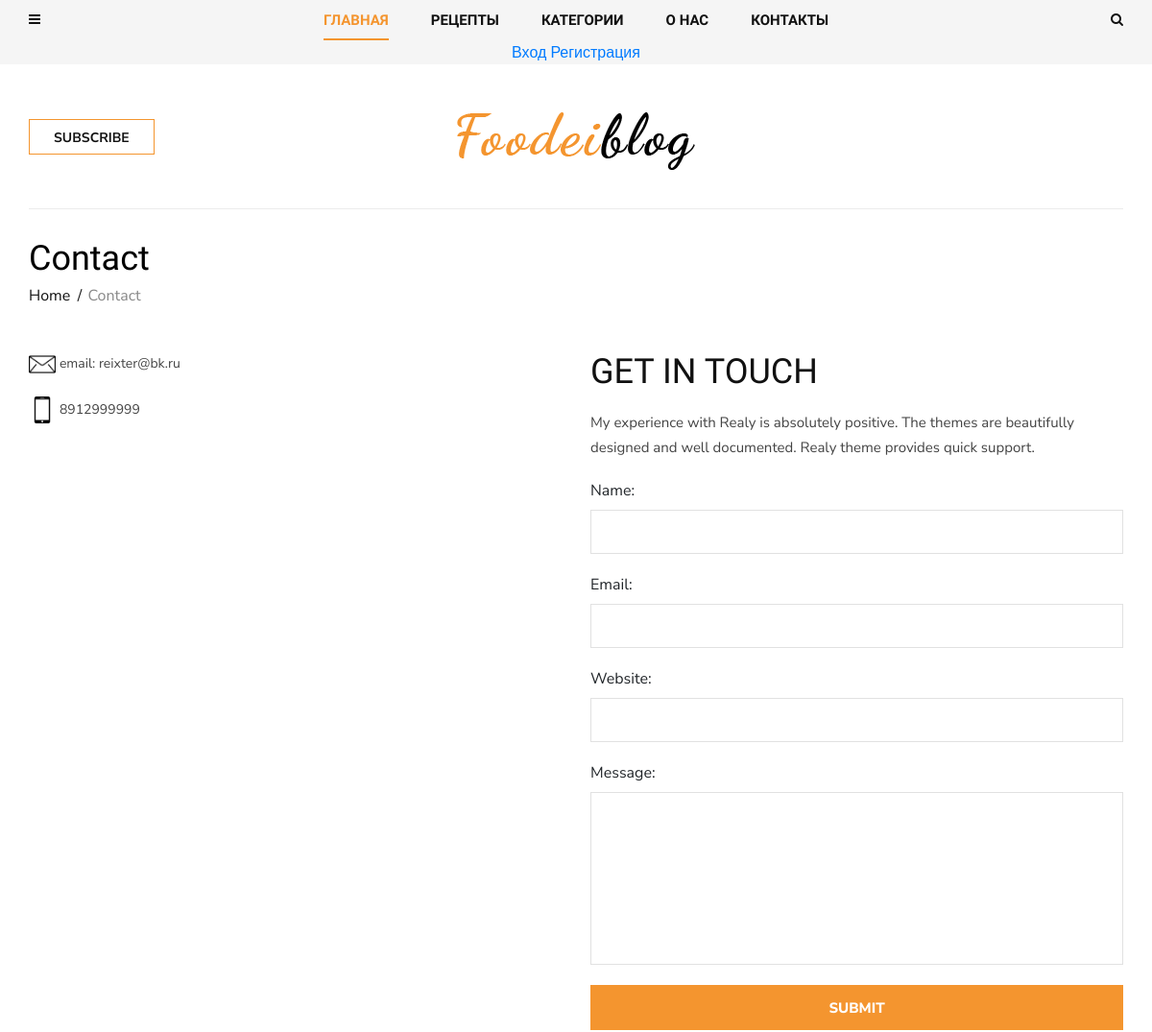
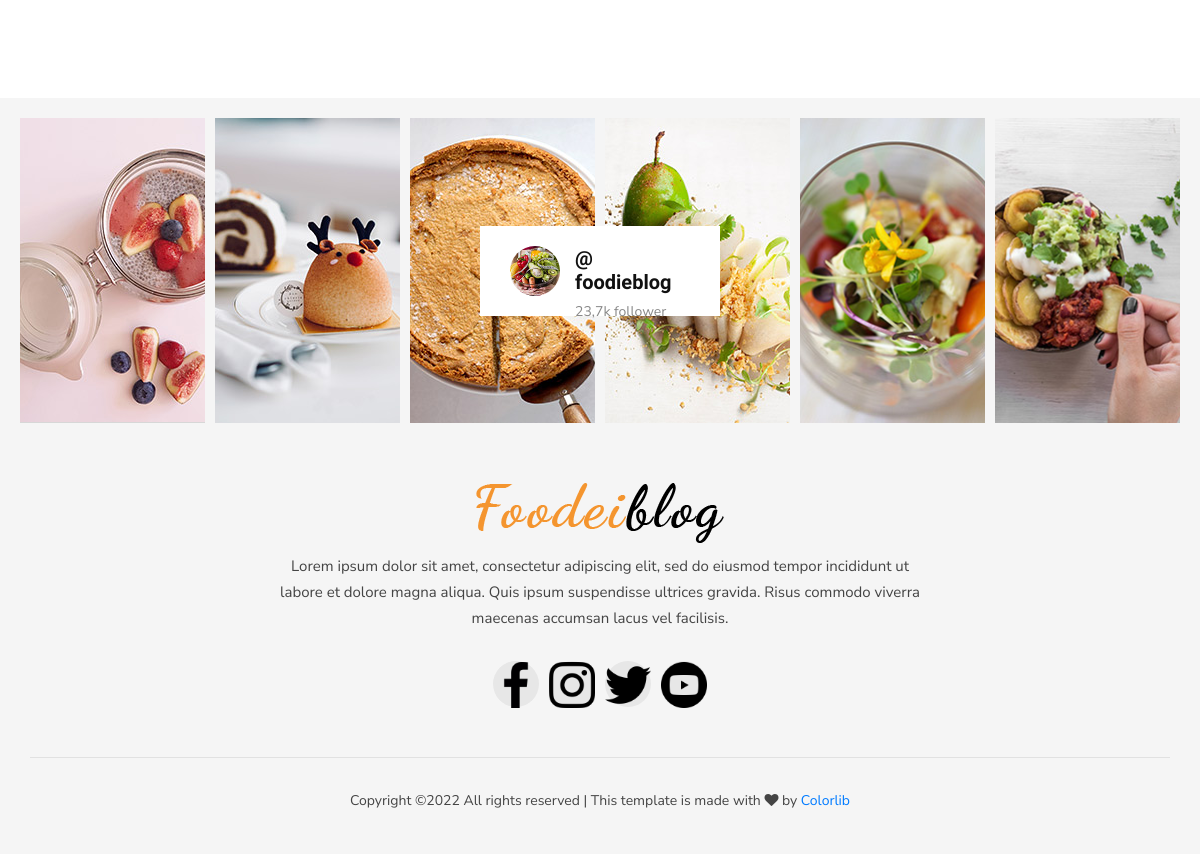
Page /contact/ on the committed database (2 pictures, top to bottom).
### contact/models.py (models this page shows, shortened)
class ContactLink(models.Model):
    icon = models.FileField(upload_to='icons/')
    name = models.CharField(max_length=200)

class Social(models.Model):
    icon = models.FileField(upload_to='icons/')
    name = models.CharField(max_length=200)
    link = models.URLField()

### contact/views.py (the view)
# urls.py: path('contact/', views.ContactView.as_view(), name='contact'),
class ContactView(View):
    def get(self, request):
        contacts = ContactLink.objects.all()
        form = ContactForm()
        return render(request, 'contact/contact.html', {'contacts': contacts, 'form': form})

### contact/forms.py
class ContactForm(forms.ModelForm):
    class Meta:
        model = ContactModel
        fields = '__all__'

### blog/models.py (called while the page is built)
    def get_absolute_url(self):
        return reverse('post_single', kwargs={'slug': self.category.slug, 'post_slug': self.slug})

### blog/templatetags/menu_tags.py (called while the page is built)
def get_all_categories():
    return Category.objects.all()

@register.simple_tag()
def get_list_categories():
    return get_all_categories()

@register.inclusion_tag('blog/include/tags/top_menu.html')
def get_categories():
    category = get_list_categories()
    return {'list_category': category}

@register.inclusion_tag('blog/include/tags/recipe_tag.html')
def get_last_posts():
    posts = Post.objects.select_related('category').order_by('-id')[:5]
    return {'list_last_post': posts}

### contact/models.py (called while the page is built)
    def get_first_image(self):
        item = self.about_images.first()
        return item.image.url

### contact/templatetags/social_tags.py (called while the page is built)
@register.simple_tag()
def get_social_links():
    return Social.objects.all()

@register.simple_tag()
def get_about():
    return About.objects.last()

### templates/contact/contact.html (shortened to what this page needs)
{% extends 'base.html' %}
{% block content %}
    <section class="contact spad">
        <div class="container">
            <div class="contact__text">
                <div class="row">
                    <div class="col-lg-12">
                        <div class="breadcrumb__text">
                            <h2>Contact</h2>
                            <div class="breadcrumb__option">
                                <a href="#">Home</a>
                                <span>Contact</span>
                            </div>
                        </div>
                    </div>
                </div>
                <div class="row">
                    <div class="col-lg-6 col-md-6">
                        <div class="contact__widget">
                            <ul>
                                {% for contact in contacts %}
                                <li>
                                    <img class="contact_icon" src="{{ contact.icon.url }}">
                                    <span>{{ contact.name }}</span>
                                </li>
                                {% endfor %}
                            </ul>
                        </div>
                    </div>
                    <div class="col-lg-6 col-md-6">
                        <div class="contact__form">
                            <div class="contact__form__title">
                                <h2>gET IN TOUCH</h2>
                                <p>My experience with Realy is absolutely positive. The themes are beautifully designed
                                    and well documented. Realy theme provides quick support.</p>
                            </div>
                            <form action="{% url 'feedback' %}" method="post">
                                {{ form }}
                                <button type="submit" class="site-btn">Submit</button>
                            </form>
                        </div>
                    </div>
                </div>
            </div>
        </div>
    </section>
{% endblock %}

### templates/base.html (shortened to what this page needs)
<!DOCTYPE html>
<html lang="ru">
{% load static %}
<head>
    <link rel="stylesheet" href="{% static 'css/bootstrap.min.css' %}" type="text/css">
    <link rel="stylesheet" href="{% static 'css/font-awesome.min.css' %}" type="text/css">
    <link rel="stylesheet" href="{% static 'css/elegant-icons.css' %}" type="text/css">
    <link rel="stylesheet" href="{% static 'css/owl.carousel.min.css' %}" type="text/css">
    <link rel="stylesheet" href="{% static 'css/slicknav.min.css' %}" type="text/css">
    <link rel="stylesheet" href="{% static 'css/style.css' %}" type="text/css">
</head>
<body>
    {% include 'header.html' %}
    {% block content %}
    {% endblock content %}
    {% include 'footer.html' %}
</body>
</html>

### templates/blog/include/left_nav.html (shortened to what this page needs)
{% load menu_tags social_tags cache %}

### templates/blog/include/tags/top_menu.html (shortened to what this page needs)
{% load mptt_tags %}
<li class="dropdown">
  <a href="#">Категории</a>
</li>

### templates/header.html
{% load social_tags cache %}
<header class="header">
        <div class="header__top">
            <div class="container">
                <div class="row">
                    <div class="col-lg-2 col-md-1 col-6 order-md-1 order-1">
                        <div class="header__humberger">
                            <i class="fa fa-bars humberger__open"></i>
                        </div>
                    </div>
                    <div class="col-lg-8 col-md-10 order-md-2 order-3">
                        {% include 'blog/include/top_nav.html' %}
                    </div>
                    <div class="col-lg-2 col-md-1 col-6 order-md-3 order-2">
                        <div class="header__search">
                            <i class="fa fa-search search-switch"></i>
                        </div>
                    </div>
                </div>
            </div>
        </div>
        <div class="container">
            <div class="row">
                <div class="col-lg-3 col-md-3">
                    <div class="header__btn">
                        <a href="./signin.html" class="primary-btn">Subscribe</a>
                    </div>
                </div>
                <div class="col-lg-6 col-md-6">
                    <div class="header__logo">
                        <a href="./index.html"><img src="img/logo.png" alt=""></a>
                    </div>
                </div>
            </div>
        </div>
    </header>

### templates/blog/include/top_nav.html
{% load menu_tags %}
<nav class="header__menu">
    <ul>
        <li class="active"><a href="{% url 'home' %}">Главная</a></li>
        {% get_last_posts %}
        {% get_categories %}
        <li><a href="{% url 'about' %}">О нас</a></li>
        <li><a href="{% url 'contact' %}">Контакты</a></li>
    </ul>
    {% if request.user.is_authenticated %}
        <h2>{{ user.username }} | <a href="{% url 'logout' %}">Выйти</a></h2>
    {% else %}
        <a class="redlink" href="{% url 'login' %}">Вход</a>
        <a class="redlink" href="{% url 'register' %}">Регистрация</a>
    {% endif %}
</nav>

### templates/blog/include/tags/recipe_tag.html (shortened to what this page needs)
{% load menu_tags %}
<li>
    <a href="#">Рецепты</a>
</li>

### templates/footer.html (shortened to what this page needs)
{% load static %}
{% load social_tags cache %}
<footer class="footer">
        <div class="container-fluid">
            <div class="footer__instagram">
                <div class="footer__instagram__avatar">
                    <div class="footer__instagram__avatar--pic">
                        <img src="{% static 'img/footer/instagram-avatar.jpg' %}" alt="">
                    </div>
                    <div class="footer__instagram__avatar--text">
                        <h5>@ foodieblog</h5>
                        <span>23,7k follower</span>
                    </div>
                </div>
                <div class="row">
                    <div class="col-lg-2 col-md-2 col-sm-4 col-6">
                        <div class="footer__instagram__item set-bg" data-setbg="{% static 'img/footer/ip-1.jpg' %}"></div>
                    </div>
                    <div class="col-lg-2 col-md-2 col-sm-4 col-6">
                        <div class="footer__instagram__item set-bg" data-setbg="{% static 'img/footer/ip-2.jpg' %}"></div>
                    </div>
                    <div class="col-lg-2 col-md-2 col-sm-4 col-6">
                    </div>
                    <div class="col-lg-2 col-md-2 col-sm-4 col-6">
                    </div>
                    <div class="col-lg-2 col-md-2 col-sm-4 col-6">
                        <div class="footer__instagram__item set-bg" data-setbg="{% static 'img/footer/ip-5.jpg' %}"></div>
                    </div>
                    <div class="col-lg-2 col-md-2 col-sm-4 col-6">
                        <div class="footer__instagram__item set-bg" data-setbg="{% static 'img/footer/ip-6.jpg' %}"></div>
                    </div>
                </div>
            </div>
        </div>
        <div class="container">
            <div class="row">
                <div class="col-lg-12">
                    <div class="footer__text">
                        <div class="footer__logo">
                            <a href="#"><img src="{% static 'img/logo.png' %}" alt=""></a>
                        </div>
                        <p>Lorem ipsum dolor sit amet, consectetur adipiscing elit, sed do eiusmod tempor incididunt
                            ut<br /> labore et dolore magna aliqua. Quis ipsum suspendisse ultrices gravida. Risus
                            commodo viverra<br /> maecenas accumsan lacus vel facilisis. </p>
                        <div class="footer__social">
                            {% get_social_links as social_links %}
                                {% for item in social_links %}
                                    <a href="{{ item.link }}"><img class="fa fa-facebook" src="{{ item.icon.url }}"></a>
                                {% endfor %}
                        </div>
                    </div>
                    <div class="footer__copyright">
                        <p>
  Copyright &copy;<script>document.write(new Date().getFullYear());</script> All rights reserved | This template is made with <i class="fa fa-heart" aria-hidden="true"></i> by <a href="https://colorlib.com" target="_blank">Colorlib</a>
  </p>
                    </div>
                </div>
            </div>
        </div>
    </footer>

### rows in the picture
ContactLink: icon (picture), name "email: reixter@bk.ru"
ContactLink: icon (picture), name "8912999999"
Social: icon (picture)
Social: icon (picture)
Social: icon (picture)
Social: icon (picture)
